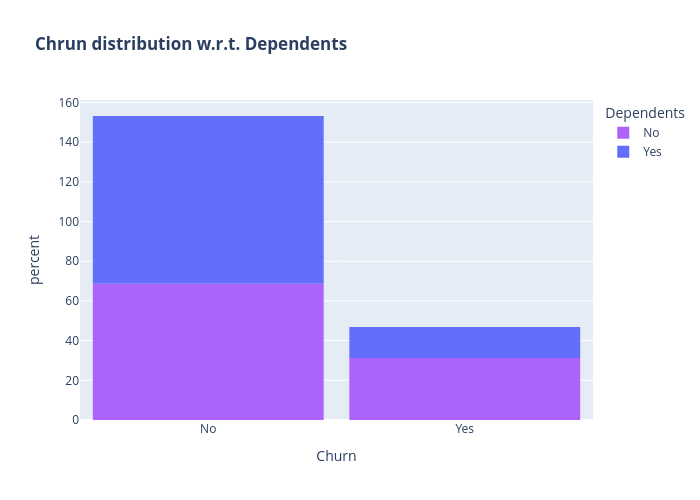

The code cell stored with this chart in its notebook:
### Code cell
color_map = {"Yes": '#636EFA', "No": '#AB63FA'}

fig = px.histogram(df, x="Churn", color="Dependents", 
                   title="<b>Chrun distribution w.r.t. Dependents</b>", 
                   histnorm="percent",
                   color_discrete_map=color_map)

fig.update_layout(width=700, height=500, bargap=0.1)
fig.show()

### Figure 1 — Plotly figure (JSON) as saved in the notebook; plotly's stock layout.template omitted (floating-point values rounded to 4 significant figures; data arrays with more than 128 entries replaced by an {"elided": "..."} marker saying what was removed)
{"data": [{"bingroup": "x", "histnorm": "percent", "hovertemplate": "Dependents=No<br>Churn=%{x}<br>percent=%{y}<extra></extra>", "legendgroup": "No", "marker": {"color": "#AB63FA", "pattern": {"shape": ""}}, "name": "No", "orientation": "v", "showlegend": true, "type": "histogram", "x": {"elided": "4933 str values"}, "xaxis": "x", "yaxis": "y"}, {"bingroup": "x", "histnorm": "percent", "hovertemplate": "Dependents=Yes<br>Churn=%{x}<br>percent=%{y}<extra></extra>", "legendgroup": "Yes", "marker": {"color": "#636EFA", "pattern": {"shape": ""}}, "name": "Yes", "orientation": "v", "showlegend": true, "type": "histogram", "x": {"elided": "2099 str values"}, "xaxis": "x", "yaxis": "y"}], "layout": {"bargap": 0.1, "barmode": "relative", "height": 500, "legend": {"title": {"text": "Dependents"}, "tracegroupgap": 0}, "title": {"text": "<b>Chrun distribution w.r.t. Dependents</b>"}, "width": 700, "xaxis": {"anchor": "y", "domain": [0, 1], "title": {"text": "Churn"}}, "yaxis": {"anchor": "x", "domain": [0, 1], "title": {"text": "percent"}}}}
